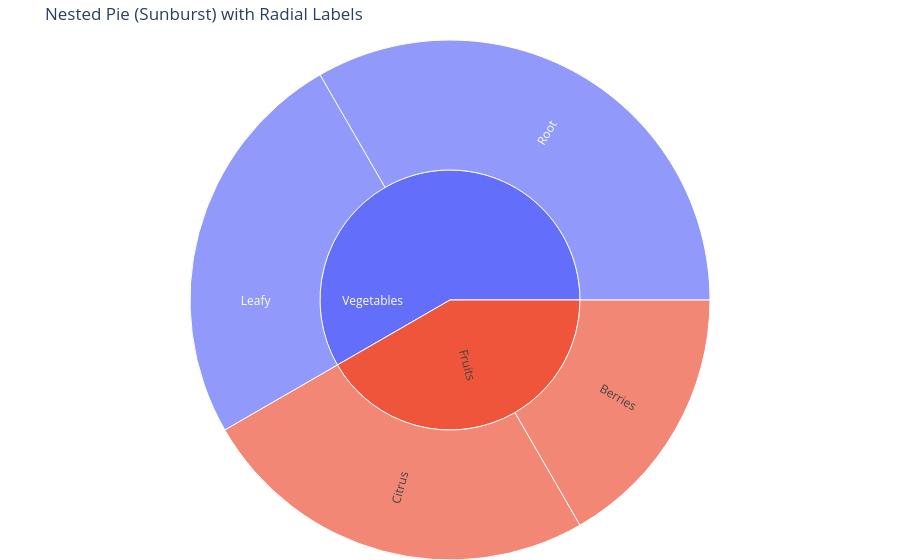

Write notebook code for a chart like this one.
### Code cell
import plotly.graph_objects as go

# Example data
labels = ["Fruits", "Vegetables", "Citrus", "Berries", "Root", "Leafy"]
parents = ["", "", "Fruits", "Fruits", "Vegetables", "Vegetables"]
values = [10, 14, 6, 4, 8, 6]

# Create nested sunburst chart
fig = go.Figure(
    go.Sunburst(
        labels=labels,
        parents=parents,
        values=values,
        branchvalues="total",
        insidetextorientation="radial",  # makes text perpendicular to the radius
    )
)

fig.update_layout(
    margin=dict(t=40, l=0, r=0, b=0), title="Nested Pie (Sunburst) with Radial Labels"
)

fig.show()

### Figure 1 — Plotly figure (JSON) as saved in the notebook; plotly's stock layout.template omitted (floating-point values rounded to 4 significant figures)
{"data": [{"branchvalues": "total", "insidetextorientation": "radial", "labels": ["Fruits", "Vegetables", "Citrus", "Berries", "Root", "Leafy"], "parents": ["", "", "Fruits", "Fruits", "Vegetables", "Vegetables"], "type": "sunburst", "values": [10, 14, 6, 4, 8, 6]}], "layout": {"margin": {"b": 0, "l": 0, "r": 0, "t": 40}, "title": {"text": "Nested Pie (Sunburst) with Radial Labels"}}}
